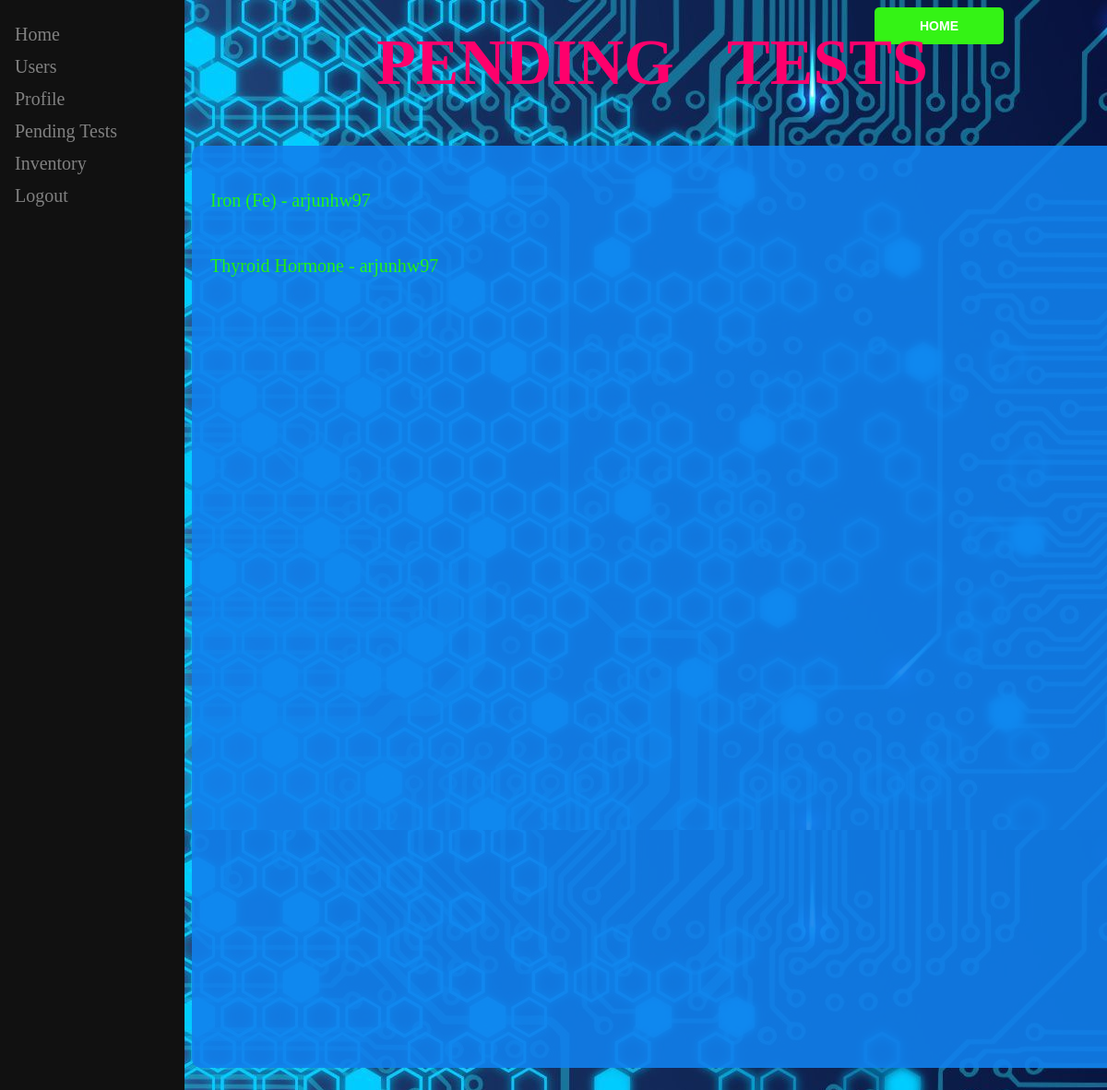
The app's page /ptests.php with its own data.
### tables this page shows
CREATE TABLE `tests` (
  `testname` varchar(100) NOT NULL,
  `username` varchar(30) NOT NULL,
  `value` varchar(30) NOT NULL,
  `unit` varchar(25) NOT NULL,
  `type` varchar(2) NOT NULL,
  `report` varchar(2) NOT NULL,
  `filename` varchar(10) NOT NULL
);

### ptests.php (the view, shortened to what this page needs)
<html>
<head>
    <link rel="stylesheet" type="text/css" href="css/ptests.css">
</head>
<body>
<form method="post" action="">
<input type="submit" name="b1" class="btn" value="HOME">
<h3 class="head">PENDING</h3><h3 class="head1">TESTS</h3>
<div class="container">
<?php
  $db = 'medi';
  $user = 'arjun';
  $pass = '123';
  $conn = mysqli_connect('localhost',$user,$pass,$db);
  $sql="SELECT * FROM tests WHERE type='O' AND value='Pending'";
  $res=mysqli_query($conn,$sql);
  $n=mysqli_num_rows($res);
  if($n!=0)
  {
    while($row=mysqli_fetch_assoc($res))
    {
        $u = $row['username'];
        $t = $row['testname'];
        if($t=='Blood Culture' || $t=='Gonorrhea' || $t=='Helicobacter pylori' || $t=='Syphilis')
          echo"<div class='wrapper'> <a class='seventh before after' href='update1.php?uname=$u&tname=$t'>$t - $u</a> </div>";
        elseif($t=='C-Reactive Protein (CRP)')
          echo"<div class='wrapper'> <a class='seventh before after' href='update2.php?uname=$u&tname=$t'>$t - $u</a> </div>";
        elseif($t=='Blood Type')
          echo"<div class='wrapper'> <a class='seventh before after' href='update3.php?uname=$u&tname=$t'>$t - $u</a> </div>";
        else
          echo"<div class='wrapper'> <a class='seventh before after' href='update.php?uname=$u&tname=$t'>$t - $u</a> </div>";
    }
  }
  else
  {
    echo "<h3 class='h1'>NO PENDING TESTS</h3>";
  }
?>
</div>
<div class="sidenav">
  <a href="labhome.php">Home</a>
  <a href="userlist.php">Users</a>
  <a href="labprof.php">Profile</a>
  <a href="ptests.php">Pending Tests</a>
  <a href="labinvent.php">Inventory</a>
  <a href="logout.php">Logout</a>
</div>
</form>
</body>
</html>

### css/ptests.css (style rules this page uses)
body { background: #eee; width: 100%; height: 100%; background: url('images/labtech.jpg') ; position: absolute; }
.container { overflow: auto; position: absolute; width: 1300px; height: 1000px; position: absolute; margin-left: 200px; margin-top: 150px; border-radius: 10px; background: #1181EE; opacity: 0.9; }
.head { position: absolute; width: 400px; font-size: 70px; margin-left: 400px; margin-top: 20px; color: #FE006C; }
.head1 { position: absolute; width: 400px; font-size: 70px; margin-left: 780px; margin-top: 20px; color: #FE006C; }
.btn { width: 140px; height: 40px; background: #34f315; font-size: 14px; margin-right: 10%; font-weight: bold; border-radius: 5px; border: none; color: #fff; position: absolute; right: 0px; }
.wrapper { margin:3em 0; margin-left: 20px; }
a,a:visited,a:hover,a:active { -webkit-backface-visibility:hidden; backface-visibility:hidden; position:relative; transition:0.5s color ease; text-decoration:none; color: #24FE00 ; font-size:20px; }
a.before:before,a.after:after { content: ""; transition:0.5s all ease; -webkit-backface-visibility:hidden; backface-visibility:hidden; position:absolute; }
a.before:before { top:-0.25em; }
a.after:after { bottom:-0.25em; }
a.before:before,a.after:after { height:5px; height:0.35rem; width:0; background:#d73444; }
a.seventh:before { right:0; }
a.seventh:after { left:0; }
.sidenav { height: 100%; width: 200px; position: fixed; z-index: 1; top: 0; left: 0; background-color: #111; overflow-x: hidden; padding-top: 20px; }
.sidenav a, .dropdown-btn { padding: 6px 8px 6px 16px; text-decoration: none; font-size: 20px; color: #818181; display: block; border: none; background: none; width:100%; text-align: left; cursor: pointer; outline: none; }

### records on screen
tests: testname "Iron (Fe)", username "arjunhw97"
tests: testname "Thyroid Hormone", username "arjunhw97"
